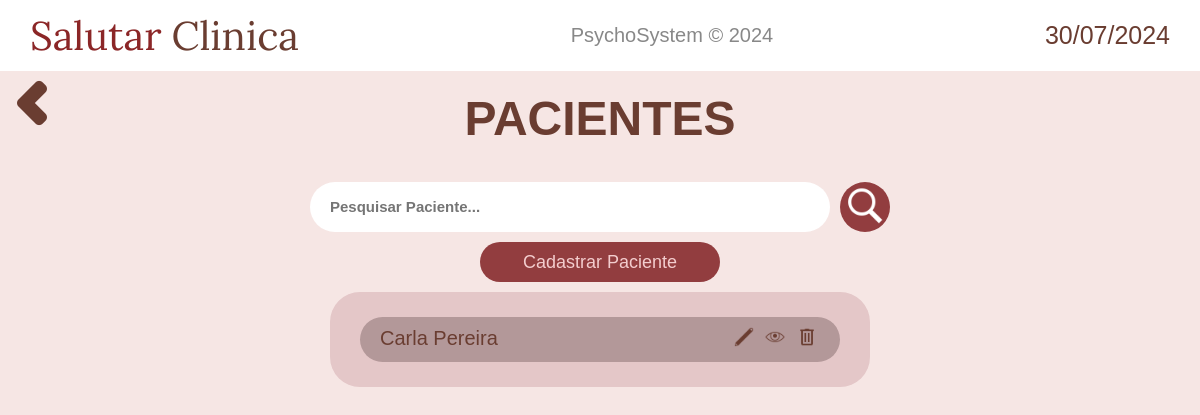
The app's page /pacientes/ (signed in), older data.
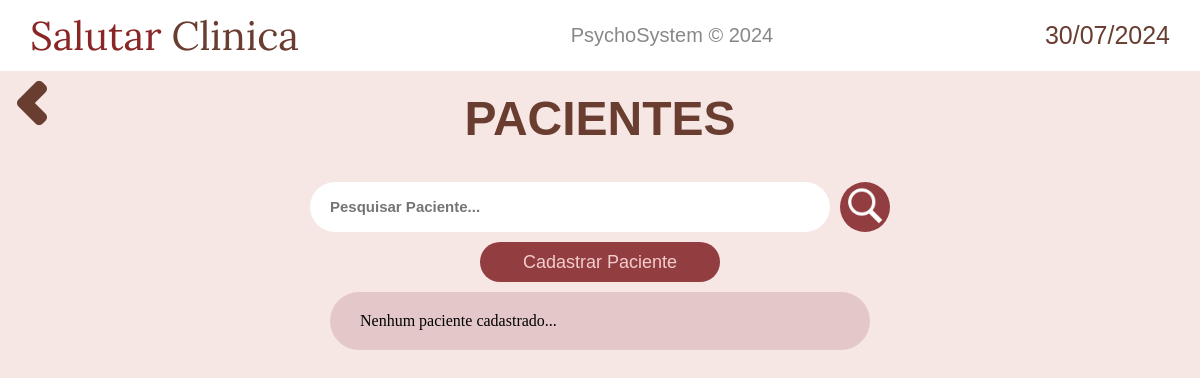
The same page, newer data.
### pacientes/models.py (models this page shows)
class Paciente(models.Model):
    nome = models.CharField(max_length=50)
    cpf = models.CharField(max_length=20, unique=True)
    rg = models.CharField(max_length=20)
    data_nascimento = models.DateField()
    rua = models.CharField(max_length=50)
    bairro = models.CharField(max_length=50)
    numero = models.CharField(max_length=5)
    complemento = models.TextField(blank=True)
    cep = models.CharField(max_length=20)
    ponto_referencia = models.TextField(blank=True)
    nome_mae = models.CharField(max_length=50, blank=True)
    nome_pai = models.CharField(max_length=50, blank=True)
    telefone = models.CharField(max_length=20)

### pacientes/views.py (the view)
# urls.py: path('', views.display, name="display_pacientes"),
@login_required(login_url='home:login')
def display(request):
    pacientes = Paciente.objects.all()
    context_ = {
        'data_atual': data_atual,
        'pacientes': pacientes,
    }
    return render(request, 'pacientes/display.html', context_)

### pacientes/templates/pacientes/display.html (shortened to what this page needs)
{% extends 'base.html' %}
{% load static %}
{% block content %}
<div style="display: flex;">
    <a href="{% url 'home:navegacao' %}" class="return-button"><img src="{% static 'home/imagens/chevron-left.png' %}" alt=""></a>
    <h2 class="welcome-text"><a href="{% url 'pacientes:display_pacientes' %}">PACIENTES</a></h2>
</div>
<main style="flex-direction: column;">
    <form action="{% url 'pacientes:search' %}" method="get" style="justify-content: center; display: flex;">
        <input class="pesquisar-pacientes" type="text" id="search" name="q" placeholder="Pesquisar Paciente...">
        <button type="submit" class="pesquisar-button">
            <img src="{% static 'pacientes/imagens/pesquisar-icon.png' %}" height="40" alt="">
        </button>
    </form>
    <a class="add-paciente-button" href="{% url 'pacientes:cadastro_paciente' %}">
        Cadastrar Paciente
    </a>
    <div class="mostrar-pacientes-container">
        {% if pacientes %}
            {% for paciente in pacientes %}
                <div class="paciente-exibido">
                    <h4 style="font-weight: 500;">{{ paciente.nome }}</h4>
                    <div class="icones-paciente">
                        <a href="{% url 'pacientes:editar_paciente' paciente.id %}" style="margin: 0 3px;">
                            <img height="20" src="{% static 'pacientes/imagens/editar-icon.png' %}" alt="">
                        </a>
                        <a href="{% url 'pacientes:infos' paciente.id %}" style="margin: 0 3px;">
                            <img height="20" src="{% static 'pacientes/imagens/ver-icon.png' %}" alt="">
                        </a>
                        <a href="#" class="opcao-deletar" style="margin: 0 3px;" data-modal-id="modal-{{ paciente.id }}">
                            <img height="20" src="{% static 'pacientes/imagens/excluir-icon.png' %}" alt="">
                        </a>
                    </div>
                </div>
            {% endfor %}
        {% else %}
            <h4 style="font-weight: 500;">Nenhum paciente cadastrado...</h4>
        {% endif %}
    </div>
</main>
{% endblock content %}

Row changes from the older to the newer data that the page shows:
removed Paciente: nome "Carla Pereira"
Text that changed along with them:
text now shown: "Nenhum paciente cadastrado..."
